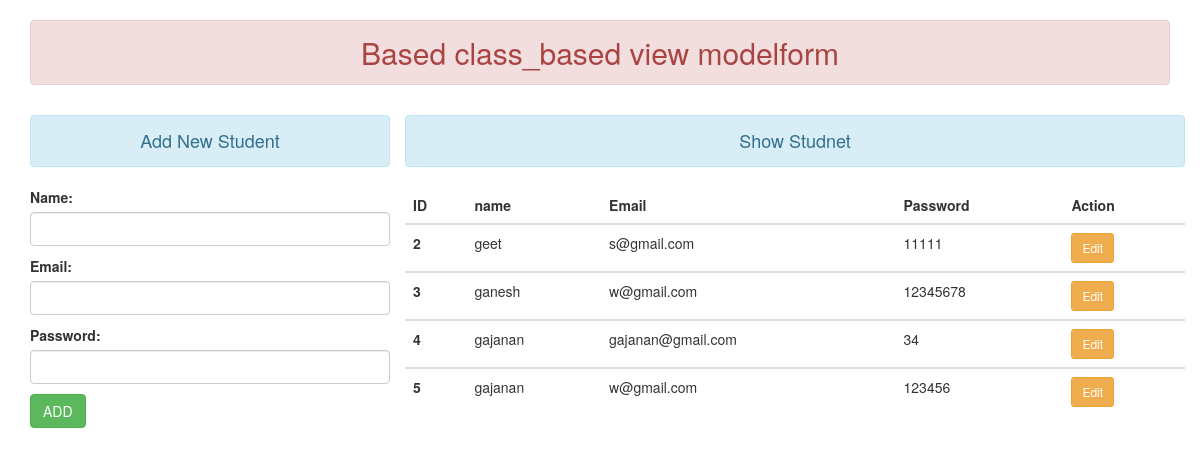
The page / on the database its author committed.
### user_viewapp/models.py (models this page shows)
class User(models.Model):
    name=models.CharField(max_length=20)
    email=models.EmailField()
    password=models.CharField(max_length=10)

### user_viewapp/views.py (the view, shortened to what this page needs)
# urls.py: path('',views.UserAddShowView.as_view(),name='addandshow'),
class UserAddShowView(TemplateView):
    template_name = 'user_viewapp/addandshow.html'
    def get_context_data(self,*args, **kwargs):
        context = super().get_context_data(**kwargs)
        fm = StudentRegistration()
        stud = User.objects.all()
        context = {'stud':stud,'fm':fm}
        return context

### user_viewapp/forms.py
class StudentRegistration(forms.ModelForm):
    class Meta:
        model=User
        fields = ['name','email','password']
        widgets = {
            'name': forms.TextInput(attrs={'class':'form-control'}),
            'email': forms.EmailInput(attrs={'class':'form-control'}),
            'password': forms.PasswordInput(render_value=True,attrs={'class':'form-control'})
            }

### templates/user_viewapp/addandshow.html (shortened to what this page needs)
{% extends 'user_viewapp/base.html' %}
{% block content %}
    <div class="row">
        <div class="col-sm-4">
            <h4 class="text-center alert alert-info">Add New Student</h4>
            <form method="post">
                {{ fm.as_p}}
                <input type="submit" class="btn btn-success" value="ADD">
            </form>
        </div>
    <div class="col-lg-offset-4">
        <h4 class="text-center alert alert-info">Show Studnet</h4>
        {% if stud %}
            <table class="table table-hover">
            <thead>
            <th>ID</th>
            <th>name</th>
            <th>Email</th>
            <th>Password</th>
            <th>Action</th>
            </thead>
            <tbody>
            {% for st in stud %}
            <tr>
                <th scope="row">{{ st.id }}</th>
                <td>{{ st.name }}</td>
                <td>{{st.email  }}</td>
                <td>{{ st.password }}</td>
                <td>
                    <a href="{% url 'updatedata' st.id %}" class="btn btn-warning btn-sm">Edit</a>
                </td>
            </tr>
            </tbody>
            {% endfor %}
            </table>
            {% else %}
            <h4 class="text-center alert alert-info"> No_Records</h4>
        {% endif %}
    </div>
    </div>
{% endblock %}

### templates/user_viewapp/base.html (shortened to what this page needs)
<!DOCTYPE html>
{% load static %}
<html lang="en">
<head>
    <link rel="stylesheet" href="{% static 'bootstrap.css'%}">
</head>
<body>
<div class="container mt-5">
    <h2 class="text-center alert alert-danger">Based class_based view modelform</h2>
    {% block content %}{% endblock %}
</div>
</body>
</html>

### rows shown on the page
User: id "2", name "geet", email "s@gmail.com", password "11111"
User: id "3", name "ganesh", email "w@gmail.com", password "12345678"
User: id "4", name "gajanan", email "gajanan@gmail.com", password "34"
User: id "5", name "gajanan", email "w@gmail.com", password "123456"
